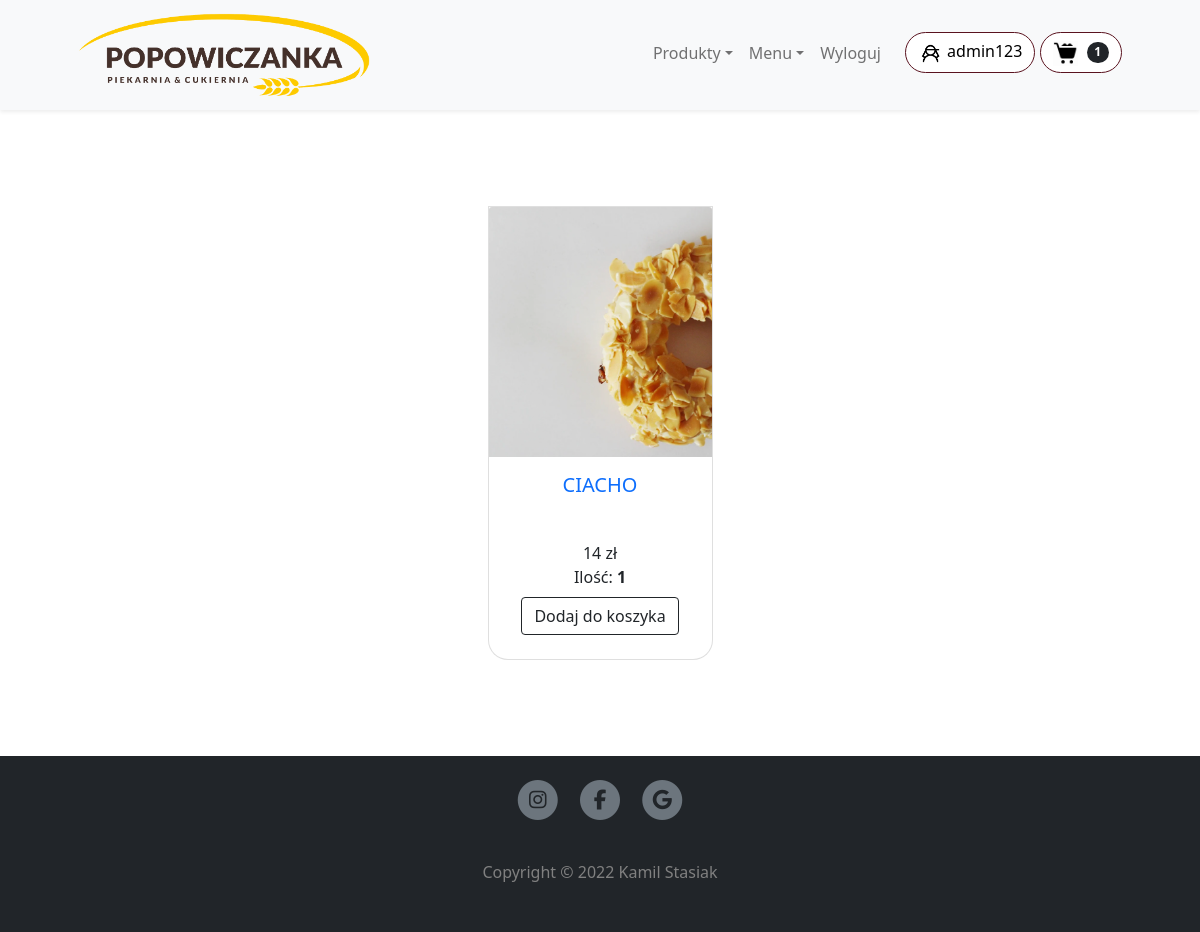
Before: /koszyk (signed in) with the older database file.
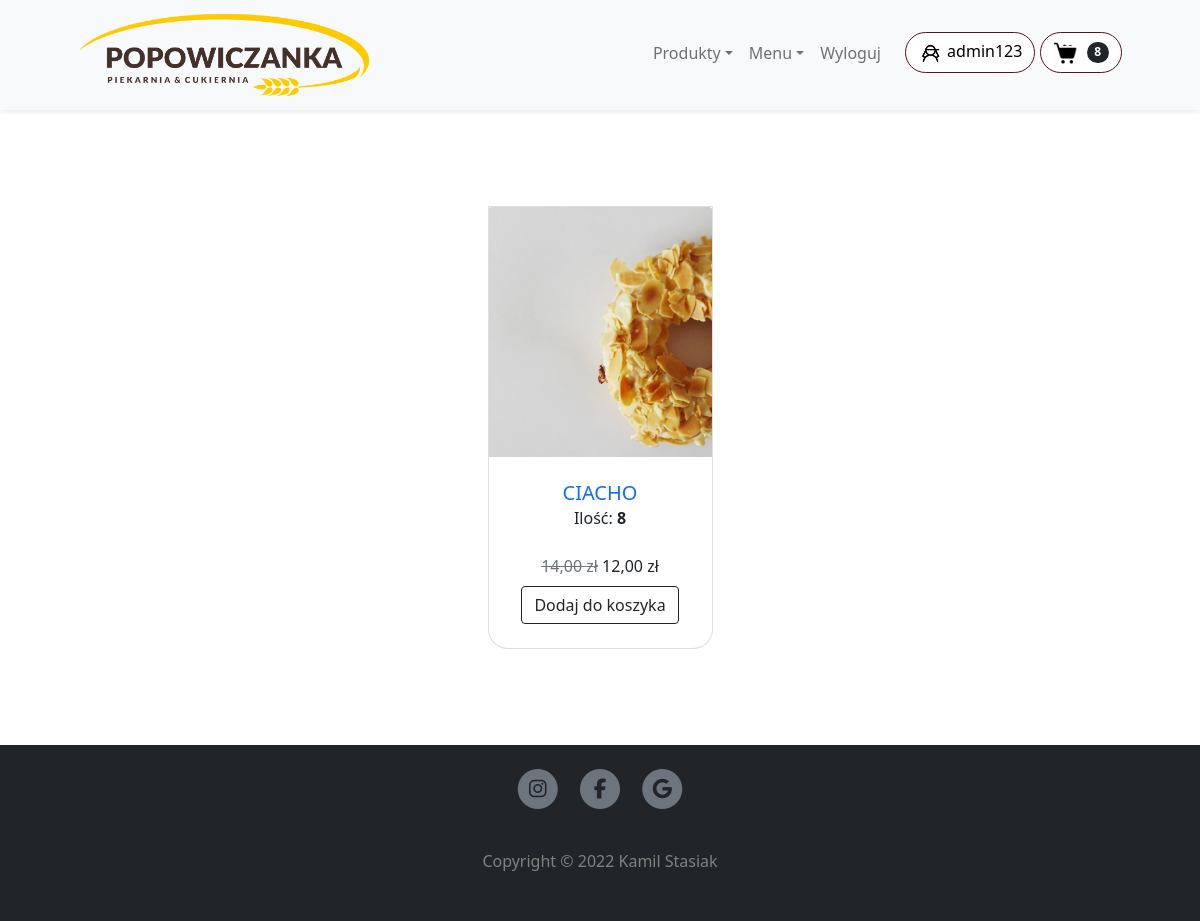
After: the same page with the newer database file.
### app.py (models this page shows, shortened)
class User(UserMixin, db.Model):
    __tablename__ = "users"
    id = db.Column(db.Integer, primary_key=True)
    username = db.Column(db.String(100))
    surname = db.Column(db.String(100))
    birthdate = db.Column(db.String(100))
    email = db.Column(db.String(100), unique=True)
    phone = db.Column(db.Integer, unique=True)
    password = db.Column(db.String(100))
    accept_tos = db.Column(db.String(100))
    cart_count = db.Column(db.Integer)

class Product(db.Model):
    id = db.Column(db.Integer, primary_key=True)
    category = db.Column(db.String(250))
    product_name = db.Column(db.String(250))
    product_description = db.Column(db.Text)
    img_url = db.Column(db.String(500))
    price = db.Column(db.Integer)
    discount_price = db.Column(db.Integer)
    discount_turn_on = db.Column(db.Integer)

### app.py (the view)
@app.route('/koszyk')
def koszyk():
    all_products = []
    prod_dict = {}
    if not current_user.get_id():
        if 'koszyk' in session:
            for x in session['koszyk']:
                if x not in prod_dict:
                    prod_dict[x] = 1
                    all_products.append(Product.query.filter_by(id=x).first())
                else:
                    prod_dict[x] = prod_dict[x] + 1
        else:
            flash('Koszyk jest pusty!')
            return redirect(url_for('products', category="all"))
    else:
        prod_list = []
        for item in Koszyki.query.filter_by(user_id=current_user.get_id()):
            prod_list.append(item.product_id)
        if len(prod_list) > 0:
            for x in prod_list:
                if x not in prod_dict:
                    prod_dict[x] = 1
                    all_products.append(Product.query.filter_by(id=x).first())
                else:
                    prod_dict[x] = prod_dict[x] + 1
        else:
            flash('Koszyk jest pusty!')
            return redirect(url_for('products', category="all"))
    return render_template("koszyk.html", current_user=current_user, all_products=all_products, prod_dict=prod_dict)

### app.py (called while the page is built)
@login_manager.user_loader
def load_user(user_id):
    return User.query.get(int(user_id))

### templates/koszyk.html (shortened to what this page needs)
{% extends "base.html" %}
{% block main %}
<section class="py-5">
    <div class="container px-4 px-lg-5 mt-5">
        <div class="row gx-4 gx-lg-5 row-cols-2 row-cols-md-3 row-cols-xl-4 justify-content-center">
            {% for product in all_products %}
                    {% if product["discount_turn_on"] == 0 %}
                    <div class="col mb-5">
                        <div class="card h-100" style="border-radius: 0 0 20px 20px !important;">
                            <div>
                                <a href="{{ url_for('view_product', prod_id=product['id'], category=product['category']) }}"><img class="card-img-top img-fluid" src="{{ product['img_url'] }}" style="height: 250px; object-fit: cover;" /></a>
                            </div>
                            <div class="card-body pt-3 pb-2">
                                <div class="text-center" style="height: 60px;">
                                    <a href="{{ url_for('view_product', prod_id=product['id'], category=product['category']) }}" class="text-decoration-none h5">{{  product['product_name']  }}</a>
                                </div>
                            </div>
                            <div class="card-footer pb-4 pt-0 border-top-0 bg-transparent">
                            <div class="text-center pb-2">
                                <a>
                                        {{ product['price'] }} zł
                                </a>
                                <br>
                                <a>Ilość: <strong>{{ prod_dict[product['id']] }}</strong></a>
                            </div>
                                <div class="text-center"><a class="btn btn-outline-dark mt-auto" href="{{ url_for('dodaj_do_koszyka', product_id=product['id'], category='kosz') }}">Dodaj do koszyka</a></div>
                            </div>
                        </div>
                    </div>
                    {% else %}
                    <div class="col mb-5">
                        <div class="card h-100" style="border-radius: 0 0 20px 20px !important;">
                            <div>
                                <a href="{{ url_for('view_product', prod_id=product['id'], category=product['category']) }}"><img class="card-img-top img-fluid" src="{{ product['img_url'] }}" style="height: 250px; object-fit: cover;" /></a>
                            </div>
                            <div class="card-body p-4">
                                <div class="text-center">
                                    <a href="{{ url_for('view_product', prod_id=product['id'], category=product['category']) }}" class="text-decoration-none h5">{{  product['product_name']  }}</a>
                                    <br>
                                    <a>Ilość: <strong>{{ prod_dict[product['id']] }}</strong></a>
                                </div>
                            </div>
                            <div class="card-footer pb-4 pt-0 border-top-0 bg-transparent">
                            <div class="text-center pb-2">
                                <a>
                                    <span class="text-muted text-decoration-line-through">{{ product['price'] }} zł</span>
                                    {{ product['discount_price'] }} zł
                                </a>
                            </div>
                                <div class="text-center"><a class="btn btn-outline-dark mt-auto" href="{{ url_for('dodaj_do_koszyka', product_id=product['id'], category='kosz') }}">Dodaj do koszyka</a></div>
                            </div>
                        </div>
                    </div>
                    {% endif %}
                {% endfor %}
        </div>
    </div>
</section>
{% endblock main %}

### templates/base.html (shortened to what this page needs)
<!doctype html>
<html lang="en">
  <head>
    <link href="https://cdn.jsdelivr.net/npm/bootstrap@5.2.0-beta1/dist/css/bootstrap.min.css" rel="stylesheet">
    <link rel="stylesheet" href="{{ url_for('static', filename='style.css') }}">
  </head>
  <body>
      {% include "header.html" %}
    <main>
      {% block main %}{% endblock %}
    </main>
    {% include "footer.html" %}
  </body>
</html>

### templates/header.html (shortened to what this page needs)
<nav id="navbar_top" class="navbar navbar-expand-lg navbar-light bg-light shadow-sm" style="z-index: 1000; padding:0;">
    <div class="container px-0 px-sm-4 px-lg-5">
        <a class="navbar-brand ml-sm-0" style="padding:0; margin-left:-15px;" href="{{  url_for('index')  }}">
            <img id="nav-img-logo" src="/static/img/popowiczankakolor-kopia.png" height="110" alt="">
        </a>
        <div class="collapse navbar-collapse px-4 pb-1 px-sm-0" id="navbarSupportedContent">
            <ul class="d-flex navbar-nav me-3 mb-2 mb-lg-0">
            <li class="nav-item dropdown">
                    <a class="nav-link dropdown-toggle" id="navbarDropdown2" href="#" role="button"
                       data-bs-toggle="dropdown" aria-expanded="false">Produkty</a>
                </li>
            <li class="nav-item dropdown">
                    <a class="nav-link dropdown-toggle" id="navbarDropdown" href="#" role="button"
                       data-bs-toggle="dropdown" aria-expanded="false">Menu</a>
                </li>
                {% if current_user.get_id() %}
                <li class="nav-item"><a class="nav-link" href="{{  url_for('logout')  }}">Wyloguj</a></li>
                {% else %}
                <li class="nav-item"><a class="nav-link" href="{{  url_for('login')  }}">Zaloguj się</a></li>
                <li class="nav-item"><a class="nav-link" href="{{  url_for('register')  }}">Zarejestruj się</a></li>
                {% endif %}
            </ul>
            {% if current_user.get_id() %}
                <form class="d-flex" style="margin-right: 5px; margin-bottom: 1px;">
                    <a class="btn btn-headd btn-outline-dark" href="{{  url_for('user')  }}"><img src="/static/img/icons8-teenager-female-96.png" width="25px"> {{ current_user.username }}</a>
                </form>
            {% endif %}
            <form class="d-flex">
                <a class="btn btn-outline-dark btn-headf" href="{{  url_for('koszyk')  }}" style="margin-bottom:1px;">
                    <img src="/static/img/icons8-shopping-cart.gif" width="25px">
                    {% if not current_user.get_id() %}
                        {% if 'koszyk' in session %}
                            <span class="badge bg-dark text-white ms-1 rounded-pill">{{ session['koszyk']|length }}</span>
                        {% else %}
                            <span class="badge bg-dark text-white ms-1 rounded-pill">0</span>
                        {% endif %}
                    {% else %}
                        {% if current_user.cart_count == None %}
                            <span class="badge bg-dark text-white ms-1 rounded-pill">0</span>
                        {% else %}
                            <span class="badge bg-dark text-white ms-1 rounded-pill">{{ current_user.cart_count }}</span>
                        {% endif %}
                    {% endif %}
                </a>
            </form>
        </div>
    </div>
</nav>

### templates/footer.html (shortened to what this page needs)
<footer class="pb-5 pt-4 bg-dark">
<div class="container pb-4">
      <div class="row">
        <div class="col-lg-8 col-md-10 mx-auto">
          <ul class="list-inline text-center">
            <li class="list-inline-item">
              <a href="https://www.instagram.com/popowiczankacukiernia/">
                <span class="fa-stack fa-lg">
                  <i class="fas fa-circle fa-stack-2x text-secondary"></i>
                  <i class="fab fa-instagram fa-stack-1x fa-inverse text-dark social-hov"></i>
                </span>
              </a>
            </li>
            <li class="list-inline-item">
              <a href="https://www.facebook.com/popowiczanka">
                <span class="fa-stack fa-lg">
                  <i class="fas fa-circle fa-stack-2x text-secondary"></i>
                  <i class="fab fa-facebook-f fa-stack-1x fa-inverse text-dark social-hov"></i>
                </span>
              </a>
            </li>
            <li class="list-inline-item" >
              <a href="https://www.google.com/maps/place/Popowiczanka+Piekarnia%26Cukiernia/@50.277397,18.9229999,15z/data=!4m2!3m1!1s0x0:0x948a5a88685fcf72?sa=X&ved=2ahUKEwi6iZfz7OT4AhXDi8MKHZAhDukQ_BJ6BAg7EAU">
                <span class="fa-stack fa-lg">
                  <i class="fas fa-circle fa-stack-2x text-secondary"></i>
                  <i class="fab fa-google fa-stack-1x fa-inverse text-dark social-hov"></i>
                </span>
              </a>
            </li>
          </ul>
        </div>
      </div>
    </div>
    <div class="container">
        <p class="m-0 text-center" style="color: Gray;">Copyright &copy;
            Kamil Stasiak
        </p>
    </div>
</footer>

Changed rows visible on the page:
changed User "admin123": cart_count "1" → "8"
changed Product "CIACHO": discount_turn_on 0 → 1 (drawn); img_url: picture added; prod_dict (not shown) → "8"; discount_price (not shown) → "12,00"; img_url: picture removed; price "14" → "14,00"; id "1" → (not shown)
